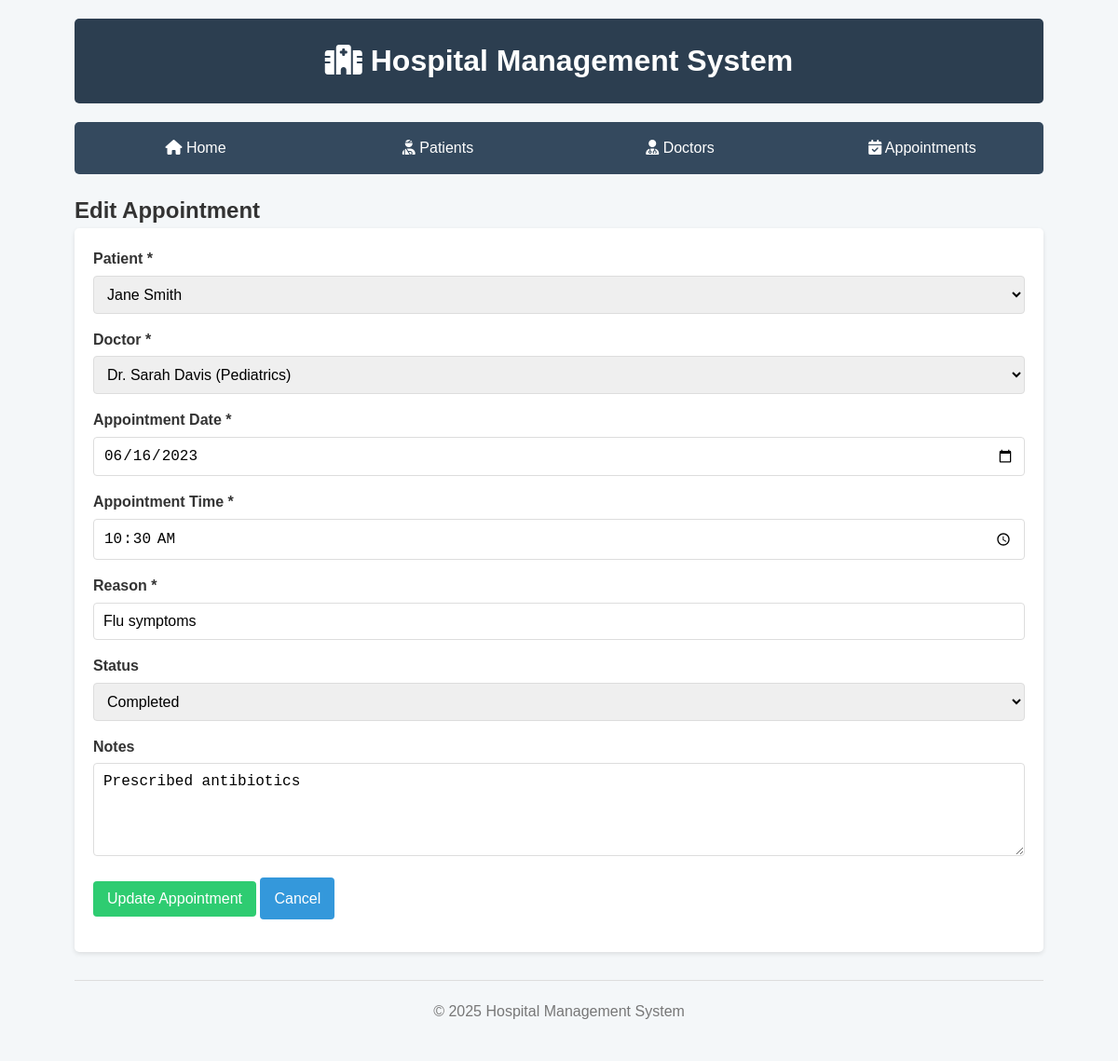
/view/appointments/edit.php?id=2, run on the app's committed database.
### tables this page shows
CREATE TABLE IF NOT EXISTS appointments (
    id INT AUTO_INCREMENT PRIMARY KEY,
    patient_id INT NOT NULL,
    doctor_id INT NOT NULL,
    appointment_date DATE NOT NULL,
    appointment_time TIME NOT NULL,
    reason VARCHAR(255) NOT NULL,
    status ENUM('Scheduled', 'Completed', 'Cancelled') DEFAULT 'Scheduled',
    notes TEXT,
    created_at TIMESTAMP DEFAULT CURRENT_TIMESTAMP,
    updated_at TIMESTAMP DEFAULT CURRENT_TIMESTAMP ON UPDATE CURRENT_TIMESTAMP,
    FOREIGN KEY (patient_id) REFERENCES patients(id) ON DELETE RESTRICT,
    FOREIGN KEY (doctor_id) REFERENCES doctors(id) ON DELETE RESTRICT
);

CREATE TABLE IF NOT EXISTS patients (
    id INT AUTO_INCREMENT PRIMARY KEY,
    first_name VARCHAR(50) NOT NULL,
    last_name VARCHAR(50) NOT NULL,
    date_of_birth DATE NOT NULL,
    gender ENUM('Male', 'Female', 'Other') NOT NULL,
    address VARCHAR(255),
    phone VARCHAR(20) NOT NULL,
    email VARCHAR(100),
    medical_history TEXT,
    created_at TIMESTAMP DEFAULT CURRENT_TIMESTAMP,
    updated_at TIMESTAMP DEFAULT CURRENT_TIMESTAMP ON UPDATE CURRENT_TIMESTAMP
);

### config/config.php (called while the page is built, shortened)
<?php
class Database {
    private static $instance = null;
    private $conn;
    private function __construct() {
        $dsn = "mysql:host=" . DB_HOST . ";dbname=" . DB_NAME . ";charset=" . DB_CHARSET;
        $options = [
            PDO::ATTR_ERRMODE => PDO::ERRMODE_EXCEPTION,
            PDO::ATTR_DEFAULT_FETCH_MODE => PDO::FETCH_ASSOC,
            PDO::ATTR_EMULATE_PREPARES => false,
        ];
        try {
            $this->conn = new PDO($dsn, DB_USER, DB_PASS, $options);
        } catch (PDOException $e) {
            die("Connection failed: " . $e->getMessage());
        }
    }
    public static function getInstance() {
        if (self::$instance === null) {
            self::$instance = new self();
        }
        return self::$instance;
    }
    public function getConnection() {
        return $this->conn;
    }
}
?>

### class/Patient.php (called while the page is built, shortened)
<?php
require_once __DIR__ . '/../config/config.php';
class Patient {
    private $db;
    public function __construct() {
        $this->db = Database::getInstance()->getConnection();
    }
    public function getAll() {
        try {
            $query = "SELECT * FROM patients ORDER BY last_name, first_name";
            $stmt = $this->db->prepare($query);
            $stmt->execute();
            return $stmt->fetchAll();
        } catch (PDOException $e) {
            die("Error fetching patients: " . $e->getMessage());
        }
    }
}
?>

### class/Appointment.php (called while the page is built, shortened)
<?php
require_once __DIR__ . '/../config/config.php';
require_once __DIR__ . '/Patient.php';
require_once __DIR__ . '/Doctor.php';
class Appointment {
    private $db;
    public function __construct() {
        $this->db = Database::getInstance()->getConnection();
    }
    public function getById($id) {
        try {
            $query = "SELECT a.*,
                      CONCAT(p.first_name, ' ', p.last_name) AS patient_name,
                      CONCAT('Dr. ', d.first_name, ' ', d.last_name) AS doctor_name
                      FROM appointments a
                      JOIN patients p ON a.patient_id = p.id
                      JOIN doctors d ON a.doctor_id = d.id
                      WHERE a.id = :id";
            $stmt = $this->db->prepare($query);
            $stmt->bindParam(':id', $id, PDO::PARAM_INT);
            $stmt->execute();
            return $stmt->fetch();
        } catch (PDOException $e) {
            die("Error fetching appointment: " . $e->getMessage());
        }
    }
}
?>

### class/Doctor.php (called while the page is built, shortened)
<?php
require_once __DIR__ . '/../config/config.php';
class Doctor {
    private $db;
    public function __construct() {
        $this->db = Database::getInstance()->getConnection();
    }
    public function getAll() {
        try {
            $query = "SELECT * FROM doctors ORDER BY last_name, first_name";
            $stmt = $this->db->prepare($query);
            $stmt->execute();
            return $stmt->fetchAll();
        } catch (PDOException $e) {
            die("Error fetching doctors: " . $e->getMessage());
        }
    }
}
?>

### view/appointments/edit.php (the view, shortened to what this page needs)
<?php
require_once '../../config/config.php';
require_once '../../class/Appointment.php';
require_once '../../class/Patient.php';
require_once '../../class/Doctor.php';
$appointment = new Appointment();
$patient = new Patient();
$doctor = new Doctor();
$id = (int)$_GET['id'];
$appointmentData = $appointment->getById($id);
$patients = $patient->getAll();
$doctors = $doctor->getAll();
include_once '../../includes/header.php';
?>
<h2>Edit Appointment</h2>
<form action="" method="POST">
    <div class="form-group">
        <label for="patient_id">Patient *</label>
        <select id="patient_id" name="patient_id" required>
            <?php foreach ($patients as $p): ?>
                <option value="<?php echo $p['id']; ?>" <?php echo ($appointmentData['patient_id'] == $p['id'] || (isset($_POST['patient_id']) && $_POST['patient_id'] == $p['id'])) ? 'selected' : ''; ?>>
                    <?php echo $p['first_name'] . ' ' . $p['last_name']; ?>
                </option>
            <?php endforeach; ?>
        </select>
    </div>
    <div class="form-group">
        <label for="doctor_id">Doctor *</label>
        <select id="doctor_id" name="doctor_id" required>
            <?php foreach ($doctors as $d): ?>
                <option value="<?php echo $d['id']; ?>" <?php echo ($appointmentData['doctor_id'] == $d['id'] || (isset($_POST['doctor_id']) && $_POST['doctor_id'] == $d['id'])) ? 'selected' : ''; ?>>
                    Dr. <?php echo $d['first_name'] . ' ' . $d['last_name'] . ' (' . $d['specialization'] . ')'; ?>
                </option>
            <?php endforeach; ?>
        </select>
    </div>
    <div class="form-group">
        <label for="appointment_date">Appointment Date *</label>
        <input type="date" id="appointment_date" name="appointment_date" required value="<?php echo isset($_POST['appointment_date']) ? $_POST['appointment_date'] : $appointmentData['appointment_date']; ?>">
    </div>
    <div class="form-group">
        <label for="appointment_time">Appointment Time *</label>
        <input type="time" id="appointment_time" name="appointment_time" required value="<?php echo isset($_POST['appointment_time']) ? $_POST['appointment_time'] : $appointmentData['appointment_time']; ?>">
    </div>
    <div class="form-group">
        <label for="reason">Reason *</label>
        <input type="text" id="reason" name="reason" required value="<?php echo isset($_POST['reason']) ? $_POST['reason'] : $appointmentData['reason']; ?>">
    </div>
    <div class="form-group">
        <label for="status">Status</label>
        <select id="status" name="status">
            <option value="Completed" <?php echo ($appointmentData['status'] === 'Completed' || (isset($_POST['status']) && $_POST['status'] === 'Completed')) ? 'selected' : ''; ?>>Completed</option>
        </select>
    </div>
    <div class="form-group">
        <label for="notes">Notes</label>
        <textarea id="notes" name="notes"><?php echo isset($_POST['notes']) ? $_POST['notes'] : $appointmentData['notes']; ?></textarea>
    </div>
    <div class="form-group">
        <button type="submit" class="btn btn-success">Update Appointment</button>
        <a href="view.php?id=<?php echo $id; ?>" class="btn">Cancel</a>
    </div>
</form>
<?php include_once '../../includes/footer.php'; ?>

### style.css (style rules this page uses)
* { margin: 0; padding: 0; box-sizing: border-box; }
body { font-family: 'Arial', sans-serif; line-height: 1.6; color: #333; background-color: #f4f7f9; }
form { background-color: #fff; padding: 20px; border-radius: 5px; box-shadow: 0 2px 5px rgba(0, 0, 0, 0.1); margin-bottom: 20px; }
.form-group { margin-bottom: 15px; }
label { display: block; margin-bottom: 5px; font-weight: bold; }
input[type="text"], input[type="email"], input[type="tel"], input[type="date"], input[type="time"], select, textarea { width: 100%; padding: 10px; border: 1px solid #ddd; border-radius: 4px; font-size: 16px; }
textarea { height: 100px; }
.btn { display: inline-block; padding: 10px 15px; background-color: #3498db; color: #fff; border: none; border-radius: 4px; cursor: pointer; text-decoration: none; font-size: 16px; transition: background-color 0.3s; }
.btn-success { background-color: #2ecc71; }

### data on the page
appointments: patient_id "Jane Smith", doctor_id "Dr. Sarah Davis (Pediatrics)", appointment_date "06/16/2023", appointment_time "10:30:00", reason "Flu symptoms", status "Completed", notes "Prescribed antibiotics"
